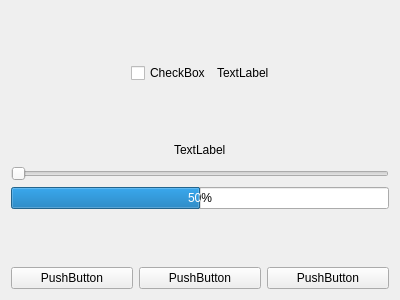
<?xml version="1.0" encoding="UTF-8"?>
<ui version="4.0">
 <class>Settings</class>
 <widget class="QWidget" name="Settings">
  <property name="geometry">
   <rect>
    <x>0</x>
    <y>0</y>
    <width>400</width>
    <height>300</height>
   </rect>
  </property>
  <property name="windowTitle">
   <string>Form</string>
  </property>
  <layout class="QGridLayout" name="gridLayout">
   <item row="0" column="0">
    <layout class="QVBoxLayout" name="verticalLayout">
     <item>
      <spacer name="verticalSpacer">
       <property name="orientation">
        <enum>Qt::Vertical</enum>
       </property>
       <property name="sizeHint" stdset="0">
        <size>
         <width>20</width>
         <height>40</height>
        </size>
       </property>
      </spacer>
     </item>
     <item>
      <layout class="QHBoxLayout" name="horizontalLayout">
       <item>
        <spacer name="horizontalSpacer">
         <property name="orientation">
          <enum>Qt::Horizontal</enum>
         </property>
         <property name="sizeHint" stdset="0">
          <size>
           <width>40</width>
           <height>20</height>
          </size>
         </property>
        </spacer>
       </item>
       <item>
        <widget class="QCheckBox" name="checkBox">
         <property name="text">
          <string>CheckBox</string>
         </property>
        </widget>
       </item>
       <item>
        <widget class="QLabel" name="labelForChecker">
         <property name="text">
          <string>TextLabel</string>
         </property>
        </widget>
       </item>
       <item>
        <spacer name="horizontalSpacer_2">
         <property name="orientation">
          <enum>Qt::Horizontal</enum>
         </property>
         <property name="sizeHint" stdset="0">
          <size>
           <width>40</width>
           <height>20</height>
          </size>
         </property>
        </spacer>
       </item>
      </layout>
     </item>
     <item>
      <spacer name="verticalSpacer_2">
       <property name="orientation">
        <enum>Qt::Vertical</enum>
       </property>
       <property name="sizeHint" stdset="0">
        <size>
         <width>20</width>
         <height>40</height>
        </size>
       </property>
      </spacer>
     </item>
     <item>
      <layout class="QHBoxLayout" name="horizontalLayout_2">
       <item>
        <spacer name="horizontalSpacer_3">
         <property name="orientation">
          <enum>Qt::Horizontal</enum>
         </property>
         <property name="sizeHint" stdset="0">
          <size>
           <width>40</width>
           <height>20</height>
          </size>
         </property>
        </spacer>
       </item>
       <item>
        <widget class="QLabel" name="label">
         <property name="text">
          <string>TextLabel</string>
         </property>
        </widget>
       </item>
       <item>
        <spacer name="horizontalSpacer_4">
         <property name="orientation">
          <enum>Qt::Horizontal</enum>
         </property>
         <property name="sizeHint" stdset="0">
          <size>
           <width>40</width>
           <height>20</height>
          </size>
         </property>
        </spacer>
       </item>
      </layout>
     </item>
     <item>
      <widget class="QSlider" name="horizontalSlider">
       <property name="maximum">
        <number>100</number>
       </property>
       <property name="orientation">
        <enum>Qt::Horizontal</enum>
       </property>
      </widget>
     </item>
     <item>
      <layout class="QHBoxLayout" name="horizontalLayout_4">
       <item>
        <widget class="QProgressBar" name="progressBar">
         <property name="value">
          <number>50</number>
         </property>
        </widget>
       </item>
      </layout>
     </item>
     <item>
      <spacer name="verticalSpacer_3">
       <property name="orientation">
        <enum>Qt::Vertical</enum>
       </property>
       <property name="sizeHint" stdset="0">
        <size>
         <width>20</width>
         <height>40</height>
        </size>
       </property>
      </spacer>
     </item>
     <item>
      <layout class="QHBoxLayout" name="horizontalLayout_3">
       <item>
        <widget class="QPushButton" name="buttonAPPLY">
         <property name="text">
          <string>PushButton</string>
         </property>
        </widget>
       </item>
       <item>
        <widget class="QPushButton" name="buttonBack">
         <property name="text">
          <string>PushButton</string>
         </property>
        </widget>
       </item>
       <item>
        <widget class="QPushButton" name="buttonOK">
         <property name="text">
          <string>PushButton</string>
         </property>
        </widget>
       </item>
      </layout>
     </item>
    </layout>
   </item>
  </layout>
 </widget>
 <resources/>
 <connections/>
</ui>
